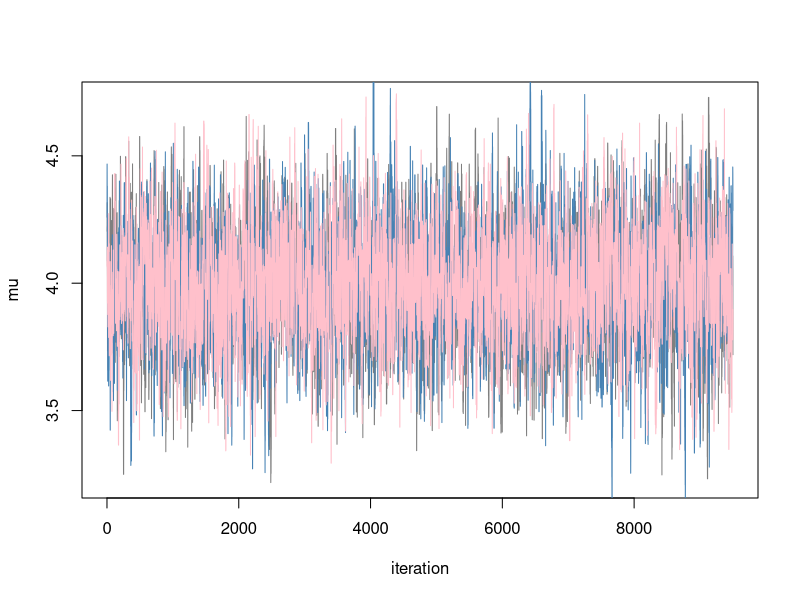
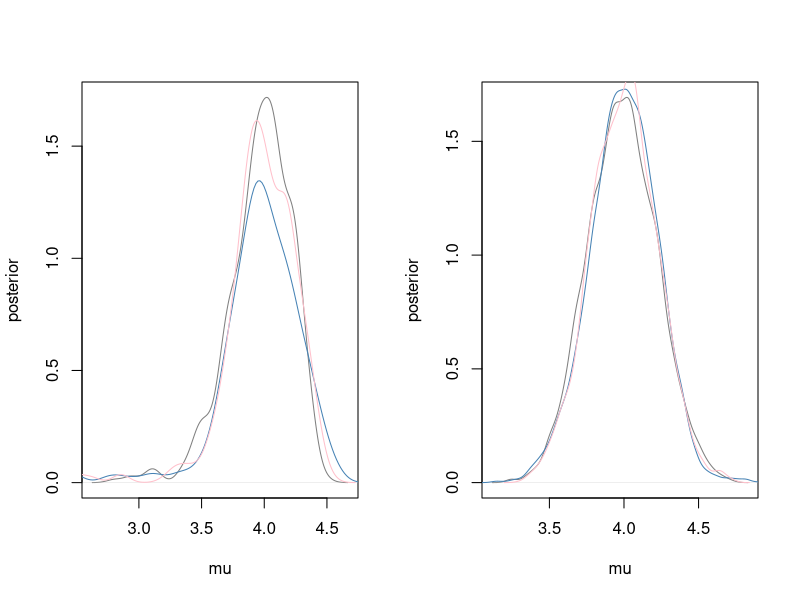
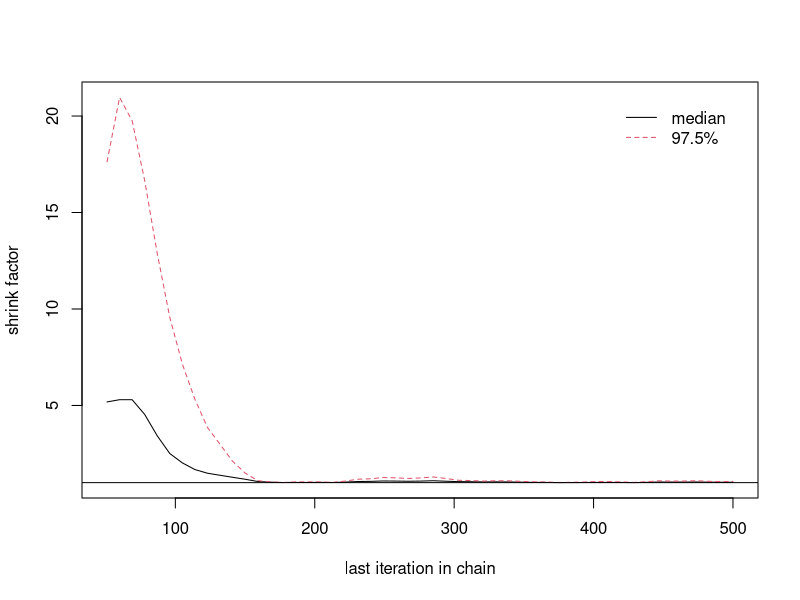
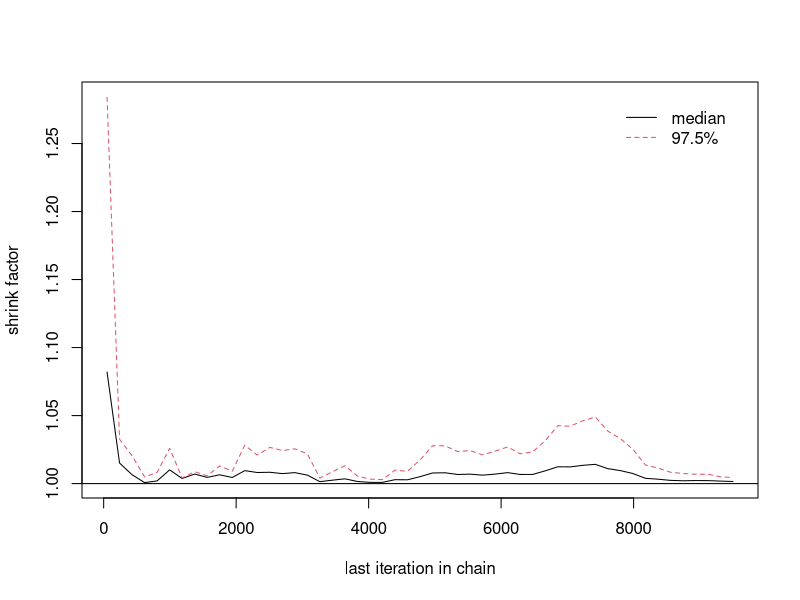
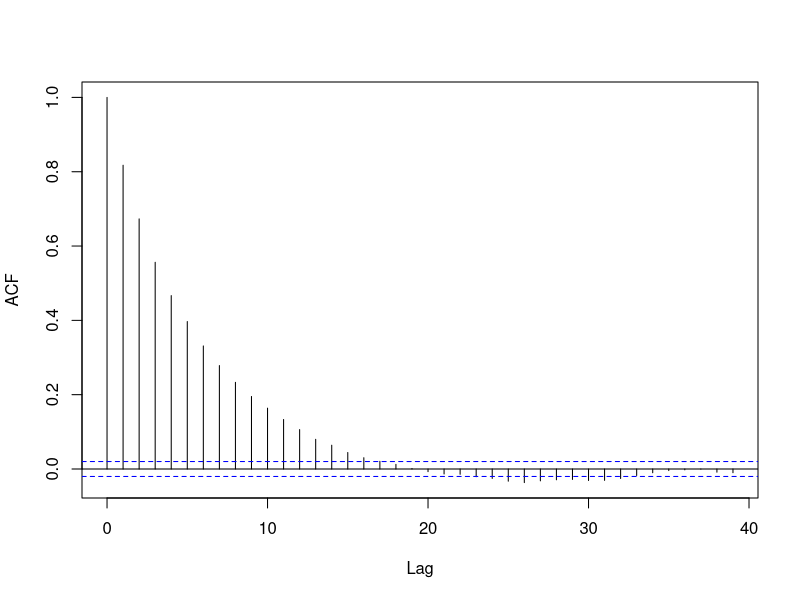

Recreate these plots in R, in order.
library(coda)

##### CH3. MCMC의 수렴진단, 정확도, 효율 #####

##### 3.1 MCMC의 수렴진단 #####
##### Ex 3.1
n <- 20 ; xbar <- 4 ; sigma <- 1
mu0 <- 0 ; sigma0 <- 10
dataList <- list(n = n, xbar = xbar, sigma = sigma, mu0 = mu0, sigma0 = sigma0)

# Function to Compute Posterior Kernel
post.kernel <- function(mu, dataList) {
  n <- dataList$n
  xbar <- dataList$xbar
  sigma <- dataList$sigma
  mu0 <- dataList$mu0
  sigma0 <- dataList$sigma0
  post.kernel <- exp( -0.5*(((xbar-mu)*sqrt(n)/sigma)**2 + ((mu-mu0)/sigma0)**2 ))
  return(post.kernel)
}

# Function to Perform Random Walk Metropolis 
Metro <- function(nsim, mu.init, delta, dataList) {
  mu.samples <- mu.init
  mu.curr <- mu.init
  
  for (iter in 2:nsim) {
    mu.prop <- rnorm(1, mu.curr, delta)
    alpha <- min(1, post.kernel(mu.prop, dataList) /
                    post.kernel(mu.curr, dataList)) # 정규분포 q 동일해서 약분됨
    mu.next <- ifelse(runif(1) < alpha, mu.prop, mu.curr)
    
    mu.samples <- rbind(mu.samples, mu.next)
    mu.curr <- mu.next
  }
  return(mu.samples)
}

# Try Multi-Chains
delta <- 0.2
nsim <- 10000 ; nburn <- 500 ; nchains <- 3

mu.Samples <- matrix(nrow = nsim, ncol = nchains)
for (i in 1:nchains) {
  mu.init <- rnorm(1, mu0, 2) # 분산을 좀 크게 준다 (무정보)
  mu.Samples[,i] <- Metro(nsim, mu.init, delta, dataList)
}


# Fig 3.1 3개 체인의 경로그림
mycol <- c('gray50', 'steelblue', 'pink')
plot(mu.Samples[-(1:nburn),1], xlab = 'iteration', ylab = 'mu', type = 'l', main = '', col = mycol[1])
for (i in 2:3) lines(mu.Samples[-(1:nburn),i], col = mycol[i]) 

# Fig 3.2 사후밀도함수 추정
par(mfrow = c(1,2))
# 준비단계
plot(density(mu.Samples[(1:nburn),1]), xlab = 'mu', ylab = 'posterior', main = '', col = mycol[1])
for (i in 2:3) lines(density(mu.Samples[(1:nburn),i]), col = mycol[i]) 
# 준비단계 이후
plot(density(mu.Samples[-(1:nburn),1]), xlab = 'mu', ylab = 'posterior', main = '', col = mycol[1])
for (i in 2:3) lines(density(mu.Samples[-(1:nburn),i]), col = mycol[i]) 

# Fig 3.3 Gelman Plot
# 준비단계
mu.codaSamples <- mcmc(mu.Samples[(1:nburn),])
mu.codaSamples <- mcmc.list(list(mu.codaSamples[,1], mu.codaSamples[,2], mu.codaSamples[,3]))
gelman.plot(mu.codaSamples)
gelman.diag(mu.codaSamples)
# 준비단계 이후 
mu.codaSamples <- mcmc(mu.Samples[-(1:nburn),])
mu.codaSamples <- mcmc.list(list(mu.codaSamples[,1], mu.codaSamples[,2], mu.codaSamples[,3]))
gelman.plot(mu.codaSamples)
gelman.diag(mu.codaSamples)


##### 3.2 MCMC 추정치의 오차 추정 #####
##### Ex 3.1 (이어서)
par(mfrow = c(1,1))
ACF <- acf(mu.Samples[-(1:nburn),1], main = '')$acf

which(ACF < 0.05)
(ESS <- (nsim-nburn) / (1 + 2*sum(ACF[2:15]))) 
# 실제 표본수는 9500개지만 효용표본수는 1050개

# 사후추정치의 변동성
(SD <- sd(mu.Samples[-(1:nburn),1]))
(MCSE <- SD / sqrt(ESS))
